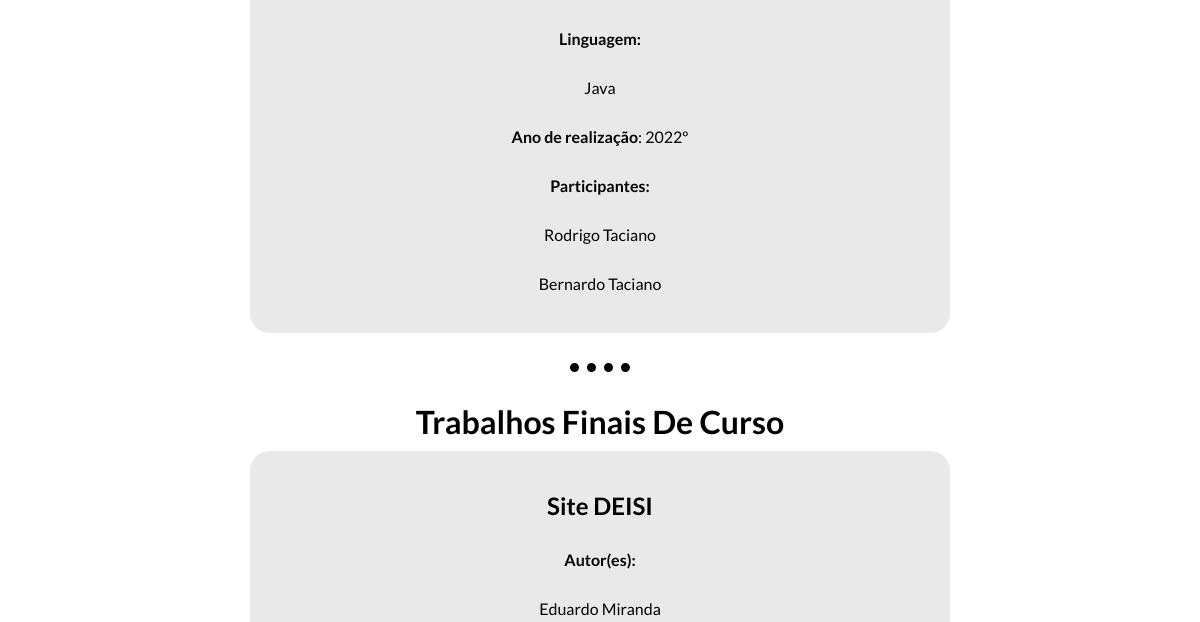
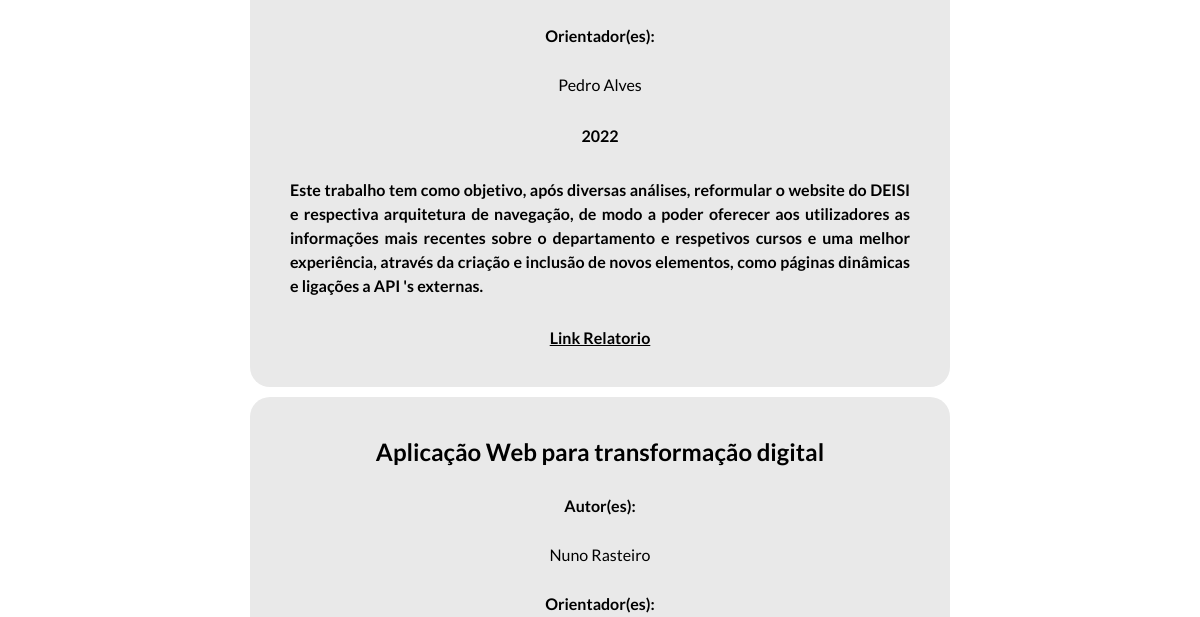
Page /projetos/ (middle part) on the earlier database version (2 pictures, top to bottom).
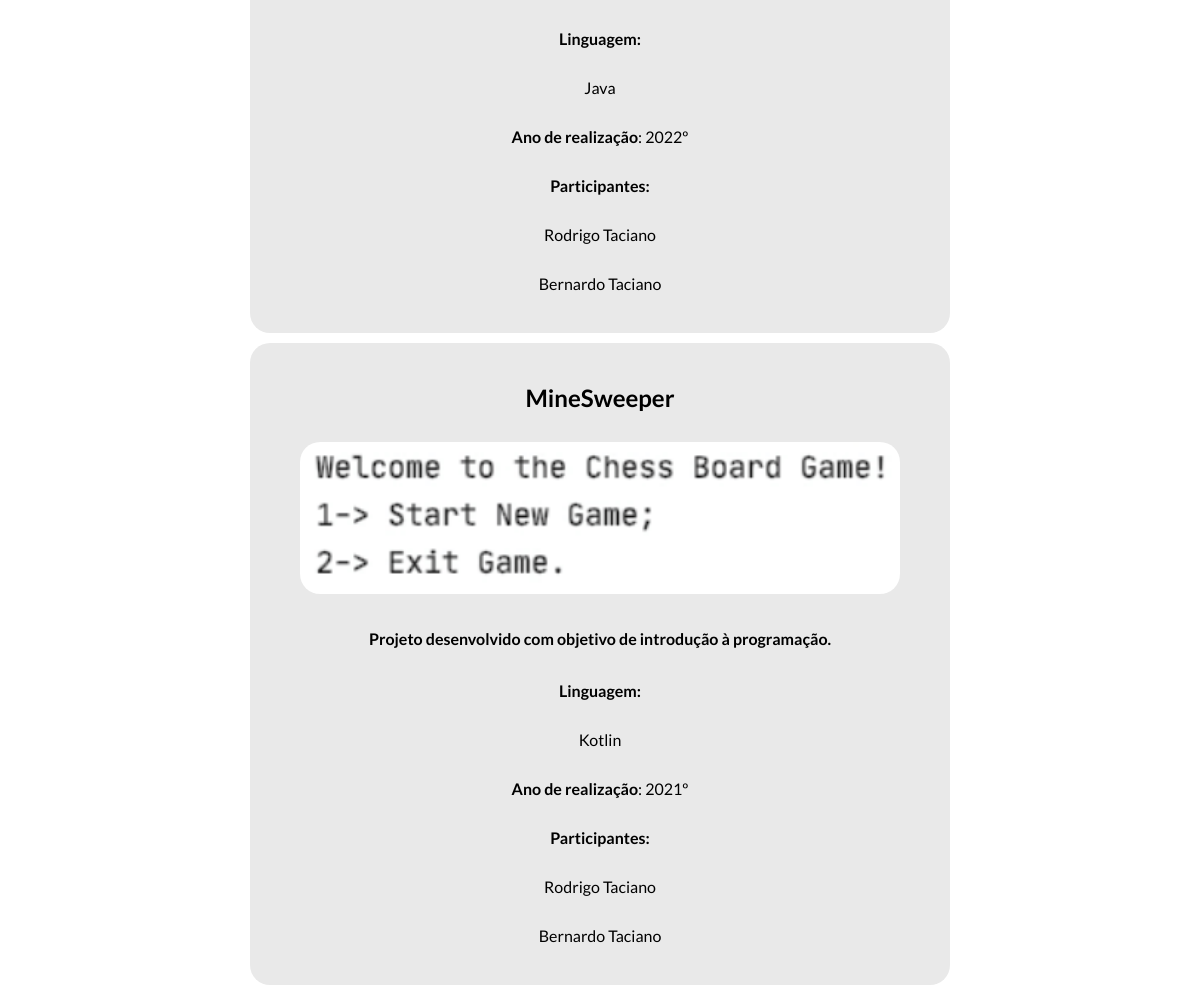
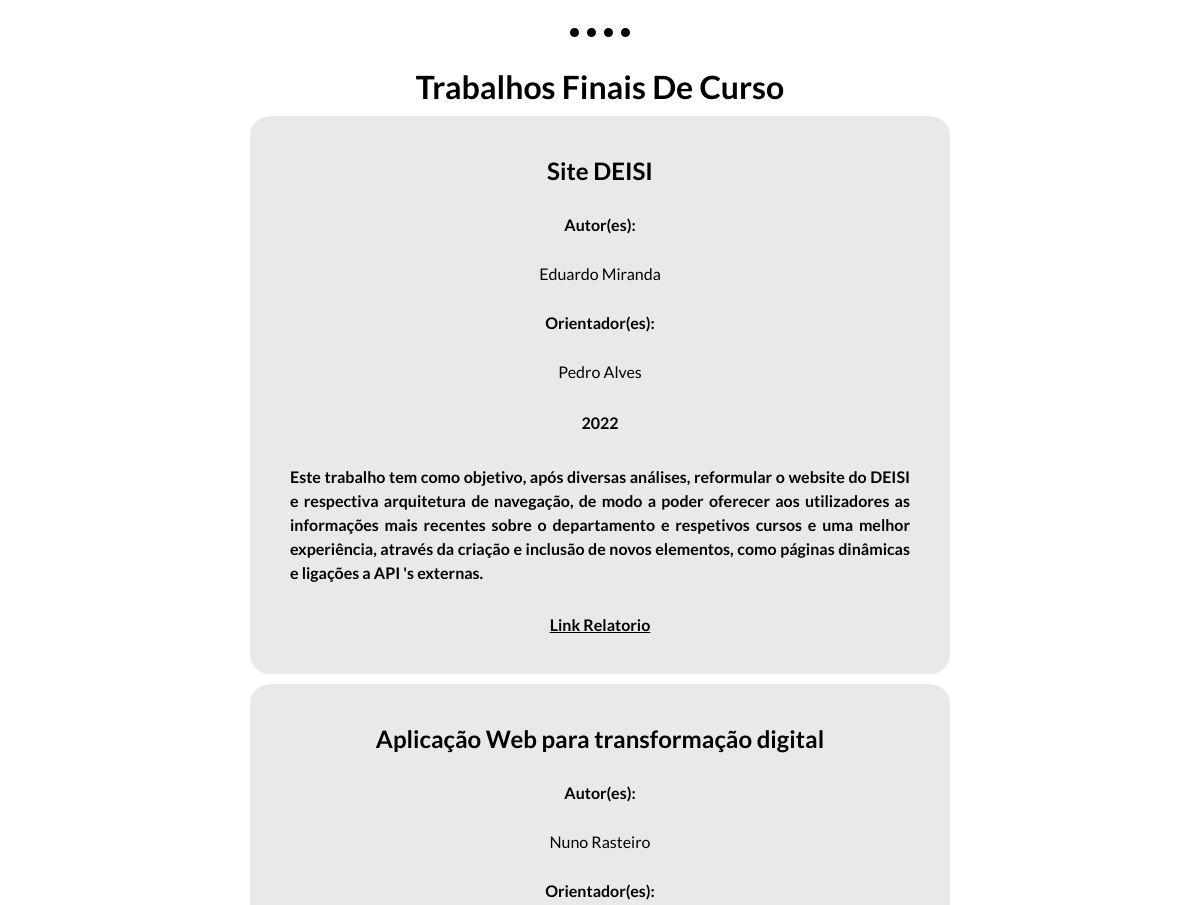
Same page on the later database version (2 pictures, top to bottom).
### portfolio/models.py (models this page shows, shortened)
class Projeto(models.Model):
    titulo = models.CharField(max_length=50)
    descricao =  models.TextField(max_length=2000)
    imagem = models.ImageField(upload_to="static/portfolio/images", blank=True)
    ano = models.IntegerField(default=2023)
    linkGithub = models.URLField(max_length=1000,  blank=True)
    linkYoutube = models.URLField(max_length=1000,  blank=True)
    participantes = models.ManyToManyField(Pessoa)
    tecnologias = models.ManyToManyField(Tecnologia)

class Tecnologia(models.Model):
    nome = models.CharField(max_length=30)
    ano = models.DateTimeField(auto_now_add=True)
    criador = models.CharField(max_length=40)
    logo = models.ImageField(upload_to="static/portfolio/images", blank=True)
    link = models.URLField(max_length = 200)
    descricao = models.TextField(max_length=1000)
    def __str__(self):
        return self.nome[:50]

class Pessoa(models.Model):
    funcao = [
        ('aluno', 'Aluno'),
        ('professor', 'Professor'),
    ]
    nome = models.CharField(max_length=70)
    funcao = models.CharField(choices=funcao, blank=True, default='aluno', max_length=10)
    linkLusofona = models.URLField(max_length = 200, blank=True)
    linkLinkedin = models.URLField(max_length = 200, blank=True)
    def __str__(self):
        return self.nome

class Tfc(models.Model):
    autor = models.ManyToManyField(Pessoa, related_name = "autorTFC")
    orientadores = models.ManyToManyField(Pessoa, related_name='orientadores')
    ano = models.IntegerField(default=2023)
    titulo = models.CharField(max_length=50)
    resumo = models.CharField(max_length=1000)
    imagem = models.ImageField(upload_to="static/portfolio/images", blank=True)
    relatorio = models.URLField(max_length=1000)
    linkGithub = models.URLField(max_length=1000, blank=True)
    video = models.URLField(max_length=1000)

### portfolio/views.py (the view)
# urls.py: path('projetos/', views.projects_view, name="projetos"),
def projects_view(request):
    context = {'projetos': Projeto.objects.all(), 'tfcs': Tfc.objects.all()}
    return render(request, 'portfolio/projects.html',context)

### portfolio/templates/portfolio/projects.html (shortened to what this page needs)
{% extends 'portfolio/layout.html' %}
{% load static %}
{% block main %}
    <ul>
        {% for projeto in projetos %}
            <li class="list-project">
                <h2>{{projeto.titulo}}</h2>
                {% if projeto.imagem.url != '' %}
                    <a href=""><img src="{{projeto.imagem.url}}" width="600px" alt="Projeto Fundamentos De Programação"></a>
                {% endif %}
                <p>{{projeto.descricao}}</p>
                <b>Linguagem:</b>
                {% for linguagem in projeto.tecnologias.all %}
                    <il>{{linguagem}}</il>
                {% endfor %}
                <div class="project-course"><b>Ano de realização</b>: {{projeto.ano}}º</div>
                <b>Participantes:</b>
                {% for autores in projeto.participantes.all %}
                    <div class="project-participants">{{autores}}</div>
                {% endfor %}
            </li>
        {% endfor %}
    </ul>
    <hr>
    <ul>
        <h1 style="text-align: center;">Trabalhos Finais De Curso</h1>
        {% for tfc in tfcs %}
            <li class="list-project">
                <h2>{{tfc.titulo}}</h2>
                <b>Autor(es):</b>
                {% for autores in tfc.autor.all %}
                    <div class="project-participants">{{autores}}</div>
                {% endfor %}
                <b>Orientador(es):</b>
                {% for orientador in tfc.orientadores.all %}
                    <div class="project-participants">{{orientador}}</div>
                {% endfor %}
                <p>{{tfc.ano}}</p>
                <p>{{tfc.resumo}}</p>
                <a href="{{tfc.relatorio}}">Link Relatorio</a>
            </li>
        {% endfor %}
    </ul>
{% endblock %}

Differences in the rows shown:
added Projeto: titulo "MineSweeper", imagem (picture), descricao "Projeto desenvolvido com objetivo de introdução à programação.", ano "2021", Pessoa (nome "Rodrigo Taciano"), Pessoa (nome "Bernardo Taciano")
now on this page (row unchanged): Tecnologia: nome "Kotlin", shown under "MineSweeper"
